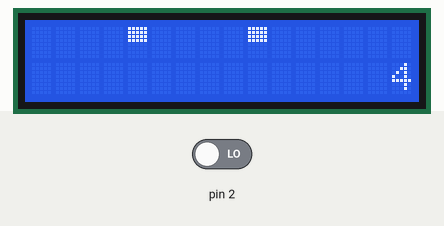
This sketch was run on a simulated Arduino Uno, built with avr-gcc and run on an emulated ATmega328P. Shown: 16×2 character LCD. Inputs (shaded band) come from the test bench; at power-on: pin 2 LOW. Random numbers use the default seed unless the sketch sets one.

Above: at 1.2 s.
1.3 s: pin 2 driven HIGH
At 1.59 s:
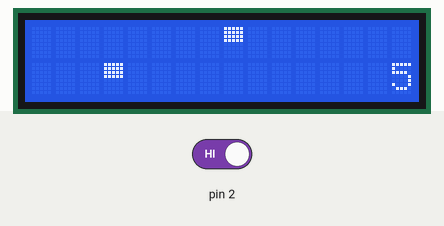
2.9 s: pin 2 driven LOW
At 4.29 s:
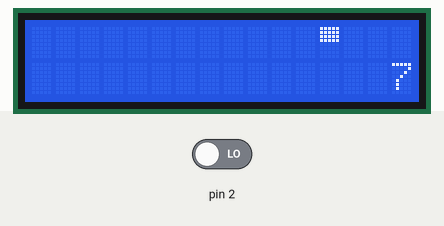
At 6.1 s:
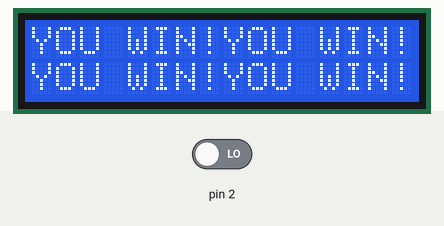
Timing chart, 0 to 7.6 s (numbered marks = the images above; inputs shaded):
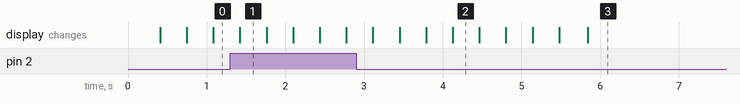

The sketch:

sketch_mar27a.ino
```cpp
#include <LiquidCrystal.h>
LiquidCrystal lcd(13, 12, 11, 10, 9, 8);
byte applePos[] = {
  B11111,
  B11111,
  B11111,
  B11111,
  B11111,
  B11111,
  B11111,
  B11111
};
byte snakePos[] = {
  B11111,
  B11111,
  B11111,
  B11111,
  B00000,
  B00000,
  B00000,
  B00000
};
void drawSnake(int index, int line) {
   lcd.createChar(index, snakePos);
   lcd.setCursor(index, line);
   lcd.write(1);
}
void drawApples() {
    int e = random(15);
    lcd.createChar(e, applePos);
    lcd.setCursor(e, random(2));
    lcd.write(2);
}
void setup() {
   lcd.begin(16, 2);
   drawSnake(1, 0);
}
int i = 0;
int dirRight = 1;
int io = 0;
int dirDown = 0;
int appleposX = 1;
int appleposY = 1;
int score = 0;
void loop() {
  if (score > 8) {
    lcd.print("YOU WIN!");
    return;
  }
  if (digitalRead(2) == HIGH) {
      if (dirRight == 1) dirRight = -1;
      else dirRight = 1;
      if (dirDown == -1) dirDown = 1;
      else dirDown = -1;
  }
  /** On frame update **/
  lcd.clear();
  io+=dirDown;
  i+=dirRight;
  if (i > 15) i = 0, io = io == 1 ? 0 : 1;
  if (i < 0) i = 15, io = io == 1 ? 0 : 1;
  if (io - appleposY < 1 && i - appleposX < 1) {
    appleposX = random(15);
    appleposY = random(1);
    score++;
  }
  drawSnake(i, io);
  drawSnake(appleposX, appleposY);
  lcd.setCursor(15, 1);
  lcd.print(score);
  delay(333);
}
```
